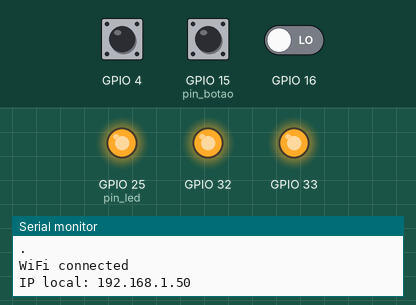
Simulated run of this program. Board: ESP32. On the bench: output pins drawn as LEDs (lit = HIGH), the last lines printed to the serial monitor. The inputs (shaded band) are chosen by the test bench; at power-on: GPIO 15 (pin_botao) LOW, GPIO 4 LOW, GPIO 16 LOW. WiFi joins after 1.5 s; servers stay silent unless stated; network time is answered at once with the bench clock; the local clock reads 2024-03-15 10:24:30 at power-on unless the program sets it; storage starts empty. At 13.5 s the program restarts the board; the recording ends there.

Above: at 3.8 s.
3.9 s: GPIO 15 (pin_botao) pulled HIGH for 0.15 s
At 5.2 s:
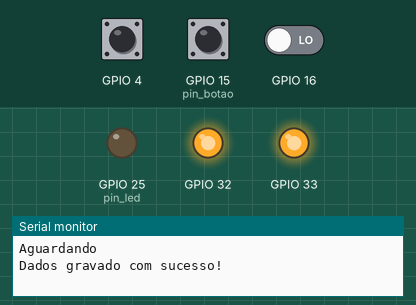
5.5 s: GPIO 15 (pin_botao) pulled HIGH for 1 s
At 7.0 s:
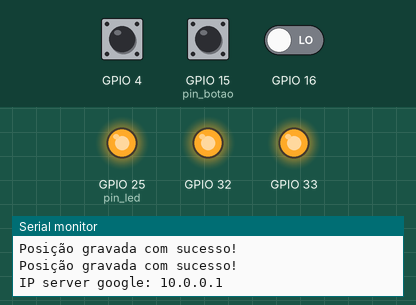
8.0 s: GPIO 4 pulsed HIGH 5 times (0.12 s each, 0.3 s apart)
At 10.5 s:
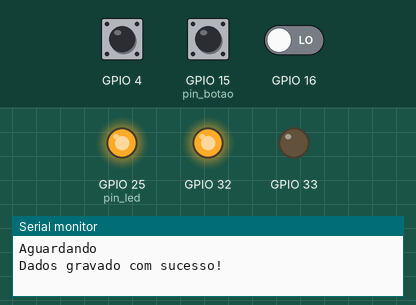
11.0 s: GPIO 15 (pin_botao) pulled HIGH for 0.15 s
At 11.8 s:
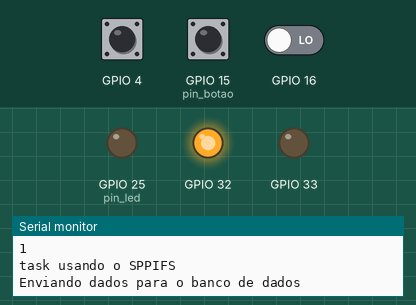
Timing chart, 0 to 13.5 s (numbered marks = the images above; inputs shaded):
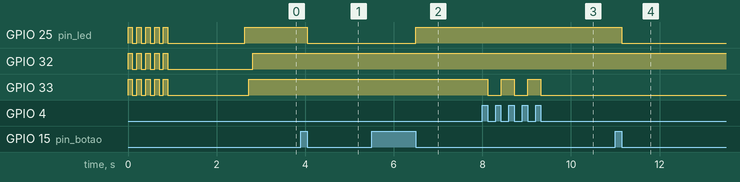

Measured:
- after the input at 3.9 s, GPIO 25 (pin_led): HIGH → LOW after 0.15 s
- after the input at 5.5 s, GPIO 25 (pin_led): LOW → HIGH after 1.0 s
- after the input at 8.0 s, GPIO 33: alternates HIGH for 0.30 s and LOW for 0.30 s, 5 changes in all, then stays LOW, starting after 0.12 s
- after the input at 11.0 s, GPIO 25 (pin_led): HIGH → LOW after 0.15 s

The program:

main.cpp
```cpp
#include <funcoes.h>

void setup() {
  // put your setup code here, to run once:
  Serial.begin(115200);
  Serial.println("Inciando...");
  serverName = "http://" + serverLocal.toString() + ":" + String(http_port)+ "/maquina/insert_maquina.php";
  configureButtons();

  for(int i=0; i<5; i++){
    digitalWrite(botaoStartStop.pin_led, HIGH);
    digitalWrite(botaoSetup.pin_led, HIGH);
    digitalWrite(botaoManutecao.pin_led, HIGH);
    delay(100);
    digitalWrite(botaoStartStop.pin_led, LOW);
    digitalWrite(botaoSetup.pin_led, LOW);
    digitalWrite(botaoManutecao.pin_led, LOW);
    delay(100);
  }

  xTaskCreatePinnedToCore(
        checkWiFiConnection,
        "checkWiFiConnection",
        10000,
        NULL,
        2,
        NULL,
        0);

  delay(500);

  xTaskCreatePinnedToCore(
        checkInternet,
        "checkInternet",
        10000,
        NULL,
        2,
        NULL,
        0);

  delay(500);

  xTaskCreatePinnedToCore(
        adicionaDadosFila,
        "adicionaDadosFila",
        10000,
        NULL,
        3,
        NULL,
        0);

  delay(500);

  disableCore0WDT();
  configureWatchDog();
  connectWiFi();
  initSPPIFS();
  initNTP();
  verificaDadosNVS(&botaoStartStop);
  verificaDadosNVS(&botaoSetup);
  verificaDadosNVS(&botaoManutecao);
  Serial.println("Nesse instante, Data: " + getData() + " Hora: " + getHora());
}

void loop() {
  timerWrite(timer, 0);

  verificaBotao(&botaoStartStop);
  verificaBotao(&botaoSetup);
  verificaBotao(&botaoManutecao);

}

void adicionaDadosFila(void *p)
{
  TickType_t taskDelay = 2000 / portTICK_PERIOD_MS;
  while (true){
    if(WiFi.status() == WL_CONNECTED && possuemDados()){
      if (isConnectedServer()){
        if (!solicitaramAcesso()){
          liberado = false;
          //strcpy(dados_txt, "");
          Serial.println("task usando o SPPIFS");
          Serial.println("Enviando dados para o banco de dados");
          linha = "";
          errorMsg = "0";
          ObjFS.rewind();
          // Exibe todos os registros até o fim
          while (ObjFS.readFileNextRecord(&linha, &errorMsg) && linha != ""){
            timerWrite(timer, 0);
            Serial.println(linha);
            enviou = enviaDadosPOST(linha.substring(0, 10), linha.substring(11, 19), linha.substring(20, 30), linha.substring(31, 39), linha.substring(40, 41).toInt());

            if(enviou){
              posicao++;
            }else{
              break;
            }
          }
          if(enviou){
            Serial.println("Todos os dados foram enviados!");
            if (ObjFS.destroyFile()){
              Serial.println("Arquivo Apagado");
            }else
              Serial.println("Falha ao apagar arquivo!");
            botaoStartStop.possuiDados = false;
            botaoSetup.possuiDados = false;
            botaoManutecao.possuiDados = false;
          }else{
            botaoStartStop.possuiDados = true;
            botaoSetup.possuiDados = true;
            botaoManutecao.possuiDados = true;
          }

          liberado = true;
        }
        else{
          Serial.println("Solicitaram acesso!");
        }
      }else{
        Serial.println("Dados na fila:");
        showAllFiles();
      }
    }
    vTaskDelay(taskDelay);
  }
}

void checkInternet(void *p)
{
  TickType_t taskDelay = 5000 / portTICK_PERIOD_MS;

  while (true){
    if (hasInternet()){
      lastTimeConnected = millis();
    }

    vTaskDelay(taskDelay);
  }
}

void checkWiFiConnection(void *p){

  TickType_t taskDelay = 1000 / portTICK_PERIOD_MS;

  while (true){
    if (WiFi.status() != WL_CONNECTED){
      connectWiFi();
    }
    vTaskDelay(taskDelay);
  }
}
```

funcoes.h
```cpp
#ifndef FUNCOES_H
#define FUNCOES_H
#include <Arduino.h>
#include <WiFi.h>
#include <WiFiUdp.h>
#include <WiFiClientSecure.h>
#include <HTTPClient.h>
#include <NTPClient.h>
#include <FS_File_Record.h>
#include "nvs_flash.h"

#define SSID "MICROTELL-105770"
#define PASSWORD "ana3680joao"
#define host_google "www.google.com"
#define MAX_FAILED 3
#define MAX_DISCONNECTED_TIME 10000
#define LIMIT 4000000000

extern hw_timer_t *timer;
extern const int http_port;
extern String key;
extern String httpRequestData;
extern String serverName;
extern String serverPath;
extern String payload;
extern bool enviou;
extern bool liberado;
extern uint32_t lastTimeConnected;
extern int httpResponseCode;
extern int num_fails;
extern int posicao;
//extern int sizeOfRecord;
extern String errorMsg;
extern String dados;
extern String linha;

typedef struct{
    byte pin_led;
    byte pin_botao;
    byte id;
    String data_inicio;
    String hora_inicio;
    String data_fim;
    String hora_fim;
    String tipo;
    String chave_di_nvs;
    String chave_hi_nvs;
    bool estado_atual;
    bool ultimo_estado;
    bool ativado;
    bool solicitouAcesso;
    bool possuiDados;
    bool has_init_di;
    bool has_init_hi;
}Botao;

extern Botao botaoStartStop;
extern Botao botaoSetup;
extern Botao botaoManutecao;
extern HTTPClient http;
extern WiFiClient client;
extern WiFiUDP udp;
extern NTPClient ntp;
extern FS_File_Record ObjFS;
extern IPAddress serverLocal;

void adicionaDadosFila(void *p);
void checkInternet(void *p);
void checkWiFiConnection(void *p);
void configureButtons();
void configureWatchDog();
void connectWiFi();
bool enviaDadosPOST(String di, String hi, String df, String hf, int id);
String getData();
String getHora();
bool gravaPosNVS(String chave, String dado);
bool hasInternet();
bool isDisconnectedForTooLong();
bool isConnectedServer();
void initNTP();
void initSPPIFS();
String lerPosNVS(String chave);
void showAllFiles();
void soft_RESET();
bool solicitaramAcesso();
bool possuemDados();
void verificaBotao(Botao *botao);
void verificaDadosNVS(Botao *botao);

#endif 
```

botoes.cpp
```cpp
#include <funcoes.h>

void configureButtons(){
    //Botao START/STOP
    botaoStartStop.pin_botao = 15;
    botaoStartStop.pin_led = 25;
    botaoStartStop.id = 1;
    pinMode(botaoStartStop.pin_botao, INPUT);
    pinMode(botaoStartStop.pin_led, OUTPUT);
    botaoStartStop.estado_atual = digitalRead(botaoStartStop.pin_botao);
    botaoStartStop.ultimo_estado = botaoStartStop.estado_atual;
    botaoStartStop.ativado = false;
    botaoStartStop.solicitouAcesso = false;
    botaoStartStop.possuiDados = false;
    botaoStartStop.tipo = "START/STOP";
    botaoStartStop.chave_di_nvs = "bss_di";
    botaoStartStop.chave_hi_nvs = "bss_hi";

    //Botao SETUP
    botaoSetup.pin_botao = 4;
    botaoSetup.pin_led = 33;
    botaoSetup.id = 2;
    pinMode(botaoSetup.pin_botao, INPUT);
    pinMode(botaoSetup.pin_led, OUTPUT);
    botaoSetup.estado_atual = digitalRead(botaoSetup.pin_botao);
    botaoSetup.ultimo_estado = botaoSetup.estado_atual;
    botaoSetup.ativado = false;
    botaoSetup.solicitouAcesso = false;
    botaoSetup.possuiDados = false;
    botaoSetup.tipo = "SETUP";
    botaoSetup.chave_di_nvs = "bsetup_di";
    botaoSetup.chave_hi_nvs = "bsetup_hi";

    //Botao Manuteção
    botaoManutecao.pin_botao = 16;
    botaoManutecao.pin_led = 32;
    botaoManutecao.id = 3;
    pinMode(botaoManutecao.pin_botao, INPUT);
    pinMode(botaoManutecao.pin_led, OUTPUT);
    botaoManutecao.estado_atual = digitalRead(botaoManutecao.pin_botao);
    botaoManutecao.ultimo_estado = botaoManutecao.estado_atual;
    botaoManutecao.ativado = false;
    botaoManutecao.solicitouAcesso = false;
    botaoManutecao.possuiDados = false;
    botaoManutecao.tipo = "MANUTENCAO";
    botaoManutecao.chave_di_nvs = "bmntc_di";
    botaoManutecao.chave_hi_nvs = "bmntc_hi";
}

bool solicitaramAcesso(){
  return botaoStartStop.solicitouAcesso || botaoSetup.solicitouAcesso || botaoManutecao.solicitouAcesso;
}

bool possuemDados(){
    return botaoStartStop.possuiDados || botaoSetup.possuiDados || botaoManutecao.possuiDados;
}

void verificaBotao(Botao *botao){
  botao->estado_atual = !digitalRead(botao->pin_botao);

  if(botao->estado_atual != botao->ultimo_estado || (botao->has_init_di && botao->has_init_hi)){
    botao->ultimo_estado = botao->estado_atual;
    if(botao->estado_atual == HIGH || (botao->has_init_di && botao->has_init_hi)){
      if(!botao->ativado){
        Serial.println("=========================================");
        if(botao->id == 1) //operador da maquina
          Serial.println("OPERADOR COMEÇOU A USAR A MÁQUINA!");
        else
          Serial.println("MAQUINA PARADA!");
        botao->ativado = true;
        digitalWrite(botao->pin_led, HIGH);
        if(!((botao->has_init_di && botao->has_init_hi))){
          botao->data_inicio = getData();
          botao->hora_inicio = getHora();
        }
        Serial.println("TIPO: " + botao->tipo);
        Serial.println("Data: " + botao->data_inicio);
        Serial.println("Hora: " + botao->hora_inicio);
        Serial.println("=========================================");
        gravaPosNVS(botao->chave_di_nvs, botao->data_inicio);
        gravaPosNVS(botao->chave_hi_nvs, botao->hora_inicio);
        botao->has_init_di = false;
        botao->has_init_hi = false;
      }else{
        Serial.println("=========================================");
        if(botao->id == 1)
          Serial.println("OPERADOR TERMINOU DE USAR A MÁQUINA!");
        else
          Serial.println("MAQUINA RETORMADA!");
        botao->ativado = false;
        digitalWrite(botao->pin_led, LOW);
        botao->data_fim = getData();
        botao->hora_fim = getHora();
        Serial.println("TIPO: " + botao->tipo);
        Serial.println("RELATORIO:");
        Serial.println("Data inicio: " + botao->data_inicio);
        Serial.println("Hora inicio: " + botao->hora_inicio);
        Serial.println("Data fim:   " + botao->data_fim);
        Serial.println("Hora fim:   " + botao->hora_fim);
        Serial.println("=========================================");
        gravaPosNVS(botao->chave_di_nvs, "");//limpa data e hora inicio
        gravaPosNVS(botao->chave_hi_nvs, "");
        dados = botao->data_inicio + "," + botao->hora_inicio + "," + botao->data_fim + "," + botao->hora_fim + "," + String(botao->id);
        Serial.println("Dados a serem gravados: " + dados);
        botao->solicitouAcesso = true;
        Serial.print("Aguardando");
        while (!liberado){
          Serial.print(".");
          delay(50);
        }
        Serial.println("");
        liberado = false;
        while (!ObjFS.writeFile(dados, &errorMsg)){
          Serial.println(errorMsg);
          delay(50);
        }
        Serial.println("Dados gravado com sucesso!");
        botao->solicitouAcesso = false;
        liberado = true;
        botao->possuiDados = true;

        if (millis() > LIMIT)
          soft_RESET();
      }
    }
    delay(75);
  }
}
```

declaracoes.cpp
```cpp
#include <funcoes.h>

hw_timer_t *timer = NULL;
const int http_port = 443;
String key = "tPmAAWT5Ab3j7F9b";
String httpRequestData;
String serverName;
String serverPath;
String payload;
bool enviou;
bool liberado = true;
uint32_t lastTimeConnected = 0;
int posicao = 0; //pode ser usado la na frente
int httpResponseCode;
int num_fails;
//2021-09-29;17:10:58;2021-09-29;17:11:01;0
// Tamanho dos registros
const int sizeOfRecord = 41;
String errorMsg;
String dados;
String linha = "";

Botao botaoStartStop;
Botao botaoSetup;
Botao botaoManutecao;

HTTPClient http;
WiFiClient client; //o pacote de dados vai criptografado
WiFiUDP udp;
NTPClient ntp(udp, "0.br.pool.ntp.org", -3 * 3600, 60000);
FS_File_Record ObjFS("/dhif.bin", sizeOfRecord);
IPAddress serverLocal(192, 168, 3, 4);
```

funcoes.cpp
```cpp
#include <funcoes.h>

void configureWatchDog(){
  timer = timerBegin(0, 80, true);
  timerAttachInterrupt(timer, &soft_RESET, true); //calback
  timerAlarmWrite(timer, 10000000, true);         //10s
  timerAlarmEnable(timer);                        //habilita a interrupiçao
}

void connectWiFi(){
  Serial.print("Connecting to ");
  Serial.print(SSID);

  WiFi.begin(SSID, PASSWORD);

  while (WiFi.status() != WL_CONNECTED){
    delay(1000);
    Serial.print(".");
  }
  Serial.println("");
  Serial.println("WiFi connected");
  Serial.print("IP local: ");
  Serial.println(WiFi.localIP());
}

bool enviaDadosPOST(String di, String hi, String df, String hf, int id){
  String tipo;
  if (!isConnectedServer())
    return false;

  if(id == 1)
    tipo = botaoStartStop.tipo;
  else if(id == 2)
    tipo = botaoSetup.tipo;
  else if(id == 3)
    tipo = botaoManutecao.tipo;

  Serial.println("####################################################################");
  Serial.println("Dados a ser enviado: ");
  Serial.println("Data inicio: " + di);
  Serial.println("Hora inicio: " + hi);
  Serial.println("Data fim:   " + df);
  Serial.println("Hora fim:   " + hf);
  Serial.println("TIPO: " + tipo);
  Serial.println("####################################################################");

  //Serial.println(serverName);
  http.begin(client, serverName);
  http.addHeader("Content-Type", "application/x-www-form-urlencoded");
  httpRequestData = "key=" + key + "&data_inicio=" + di
   + "&hora_inicio=" + hi +
          "&data_fim=" + df + "&hora_fim=" + hf + "&tipo=" + tipo;
  httpResponseCode = http.POST(httpRequestData);

  Serial.print("HTTP Response code: ");
  Serial.println(httpResponseCode);

  if(httpResponseCode == 200){
    payload = http.getString();
    Serial.println("Payload: " + payload);
    if(payload.equals("OK")){
      Serial.println("DADOS ENVIADO COM SUCESSO AO BANCO DE DADOS!");
      http.end();
      return true;
    }
  }else if(httpResponseCode == 404){
    Serial.println("PAGINA NAO ENCONTRADA!");
  }else{
    Serial.print("Error code: ");
    Serial.println(httpResponseCode);
  }

  http.end();
  return false;
}

String getData(){
  if (!isDisconnectedForTooLong()){
    if (!ntp.update())
      initNTP();
  }
  return ntp.getFormattedDate();
}

String getHora(){
  if (!isDisconnectedForTooLong()){
    if (!ntp.update())
      initNTP();
  }
  return ntp.getFormattedTime();
}

bool hasInternet(){
  WiFiClient client;
  //Endreço IP do Google 172.217.3.110
  IPAddress adr;
  //Tempo limite para conexão
  WiFi.hostByName(host_google, adr);
  client.setTimeout(5);
  Serial.print("IP server google: ");
  Serial.println(adr);
  //Tenta conectar
  bool connected = client.connect(adr, http_port);
  //Fecha a conexão
  client.stop();
  //Retorna true se está conectado ou false se está desconectado
  return connected;
}

bool isDisconnectedForTooLong(){
  //Retorna true se o tempo desde a última conexão for maior que o definido
  return millis() - lastTimeConnected > MAX_DISCONNECTED_TIME;
}

bool isConnectedServer(){
  bool conectado;
  conectado = client.connect(serverLocal, http_port, 3000);

  if (conectado)
    Serial.println("Conectado com o servidor");
  else
    Serial.println("Falha na conexao com o servidor");
  Serial.println(serverName);
  Serial.println(hasInternet());
  client.stop();
  return conectado;
}

void initNTP(){
  //Inicializa o client NTP
  ntp.begin();

  //Espera pelo primeiro update online
  Serial.println("Update do relogio");
  if (!ntp.update()){
    Serial.println("NTP");
    Serial.print(".");
    if (ntp.forceUpdate())
      Serial.println("Update Completo");
    else
      Serial.println("Falha ao realizar update");
  }
  else
    Serial.println("Update OK");
}

void soft_RESET(){ //IRAM_ATTR faz a funçao ser chamada mais rapido. joga na RAM
  Serial.println("Reiniciano o sistema...");
  delay(1000);
  ESP.restart();
}
```

Source omitted: memoria.cpp (4216 bytes)
